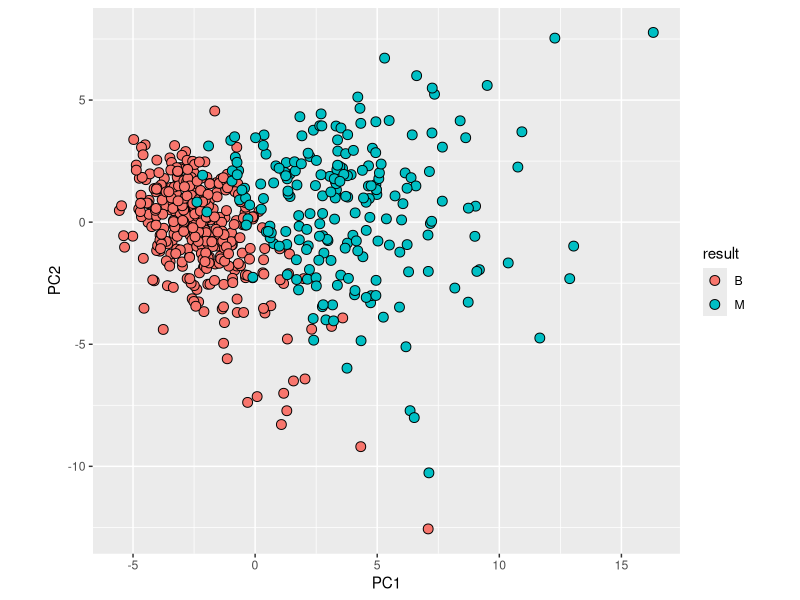
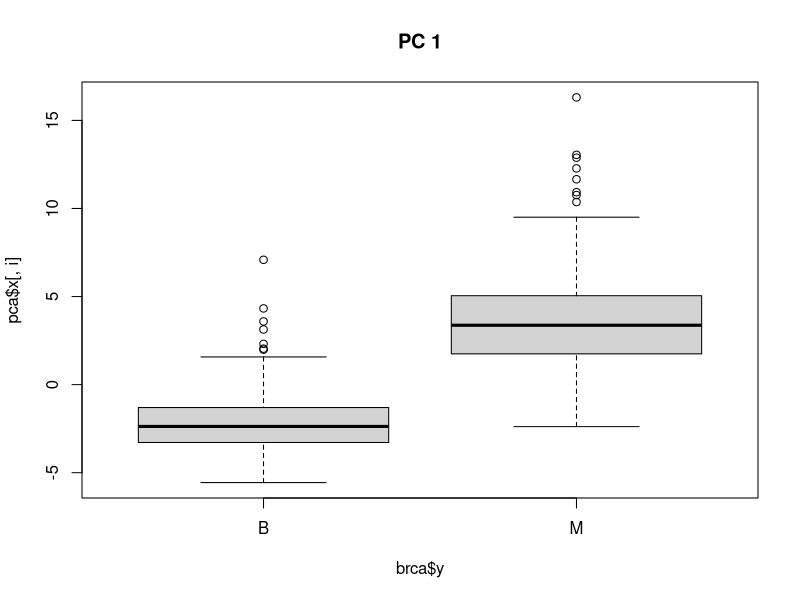
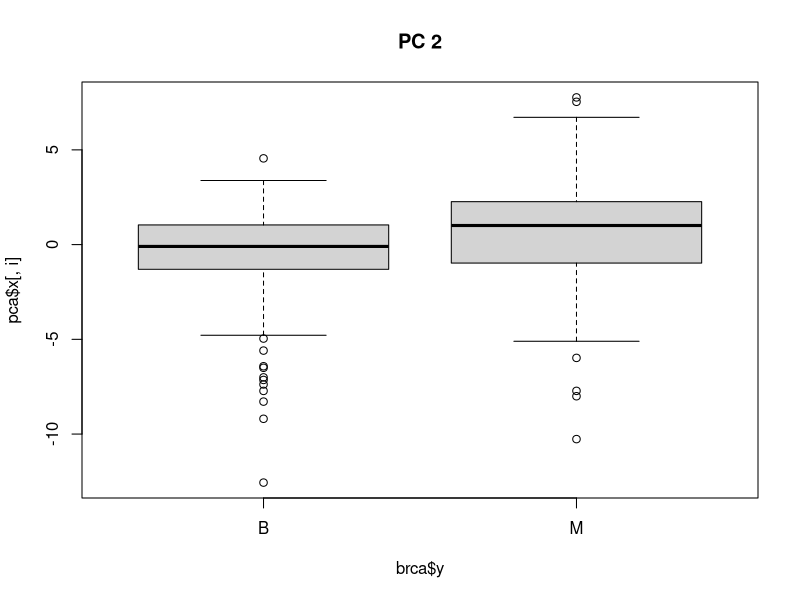
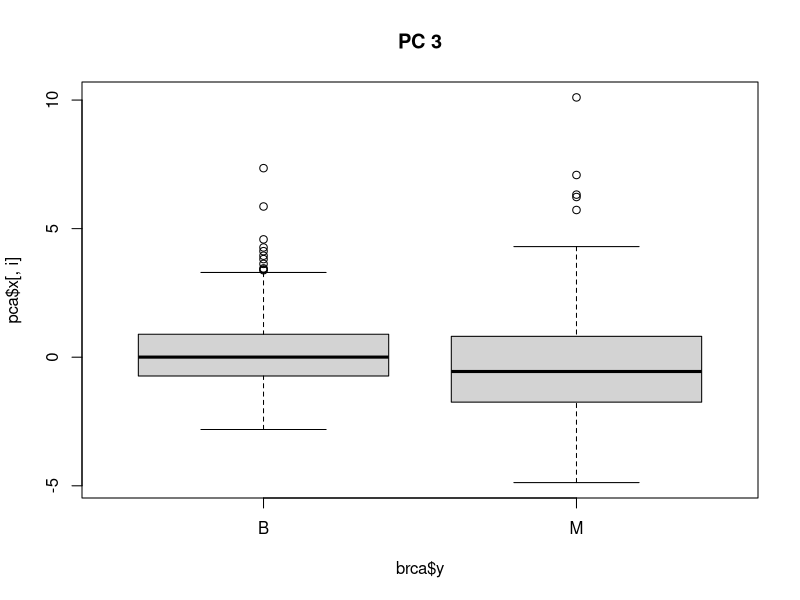
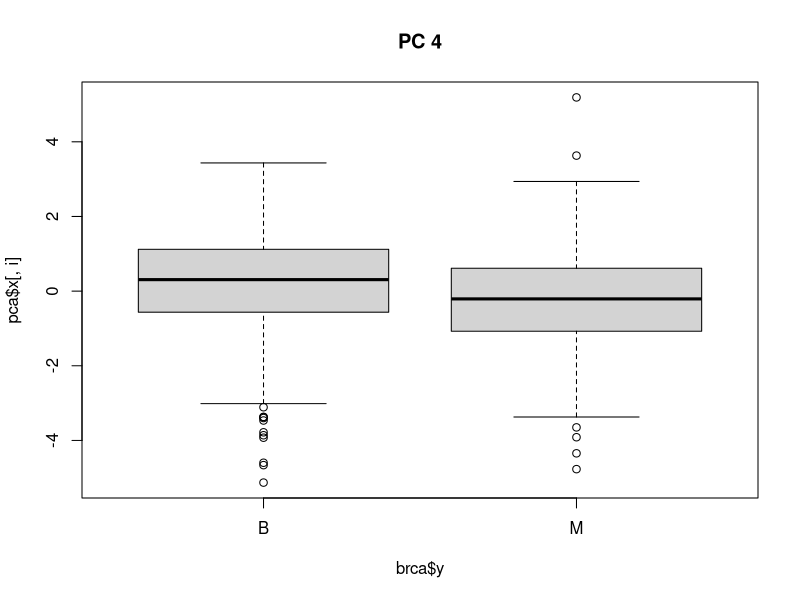
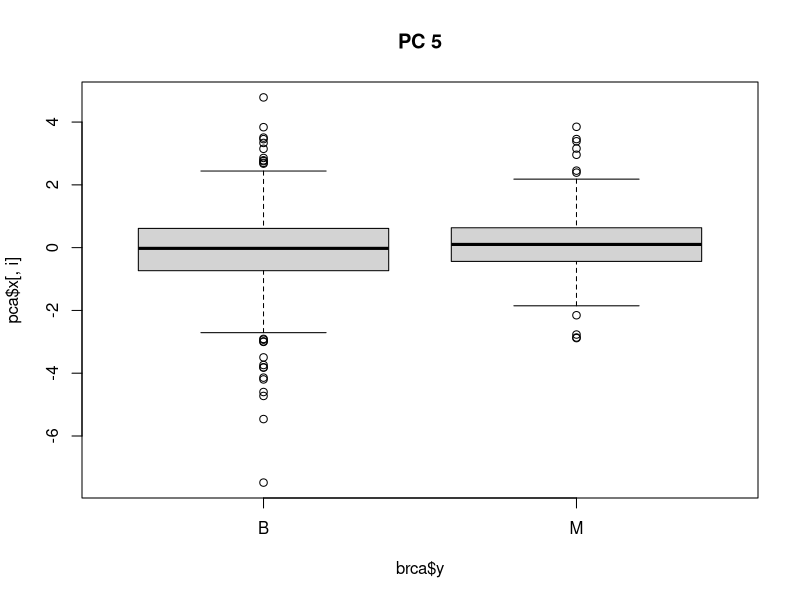
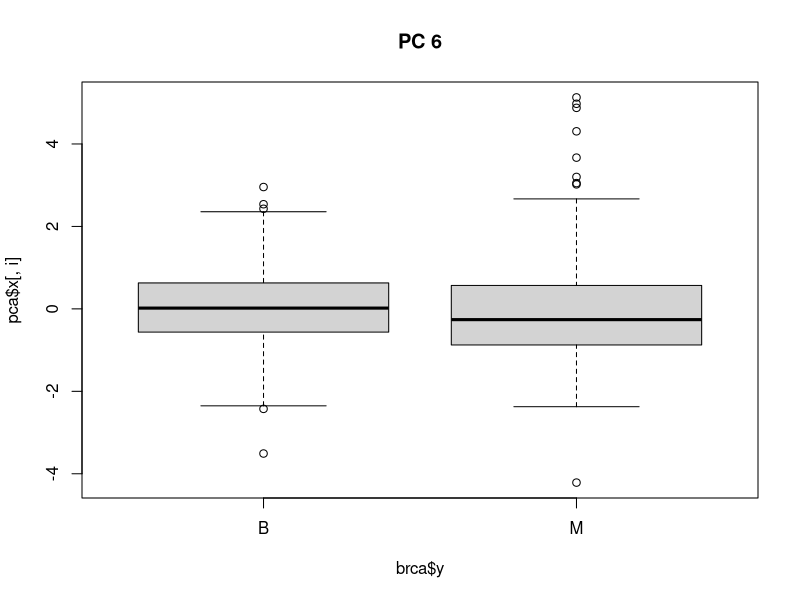
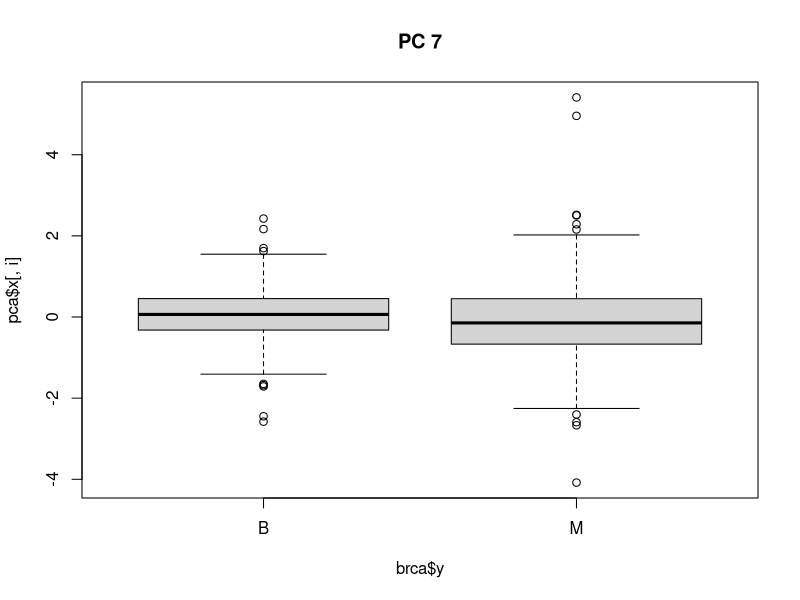

These charts were generated, in order, by the following R code:
options(digits = 3)
library(matrixStats)
library(tidyverse)
library(caret)
library(dslabs)
data(brca)



x_centered <- sweep(brca$x, 2, colMeans(brca$x))
x_scaled <- sweep(x_centered, 2, colSds(brca$x), FUN = "/")


########################Q6

pca <- prcomp(x_scaled)
summary(pca)



########################Q7


data.frame(pca$x[,1:2], result=brca$y) %>% 
  ggplot(aes(PC1,PC2, fill = result))+
  geom_point(cex=3, pch=21) +
  coord_fixed(ratio = 1)


########################Q8

for(i in 1:10){
  boxplot(pca$x[,i] ~ brca$y, main = paste("PC", i))
}


data.frame(type = brca$y, pca$x[,1:10]) %>%
  gather(key = "PC", value = "value", -type) %>%
  ggplot(aes(PC, value, fill = type)) +
  geom_boxplot()


########################Q9
